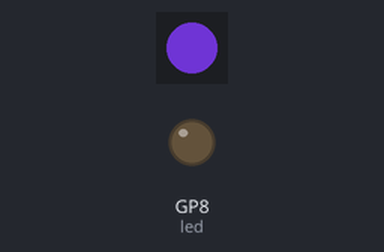
A program run on a simulated Raspberry Pi Pico running MicroPython. Shown: 1 RGB LEDs in strip order, left to right, output pins drawn as LEDs (lit = HIGH). Dim RGB values are drawn brighter than linear; random numbers come from a fixed seed.

Above: at 2.1 s.
At 11.1 s:
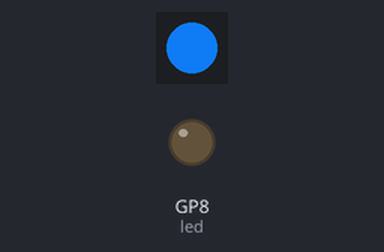
At 19.1 s:
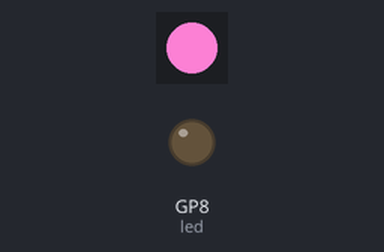
At 39.1 s:
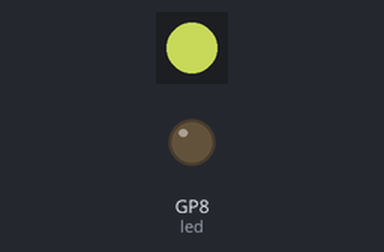
Timing chart, 0 to 40.0 s (numbered marks = the images above):
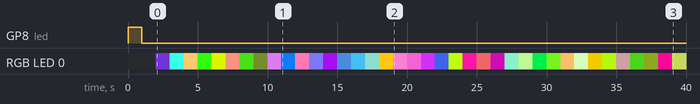

Measured:
- by itself, RGB LED 0: off → RGB(68, 32, 130) at 2.0 s, → RGB(60, 253, 230) 1.0 s later, → RGB(241, 194, 107) 1.0 s later, → RGB(48, 249, 14) 1.0 s later, … (38 changes in this stretch)

The program:

lights.py
```python
from neopixel import NeoPixel
from machine import Pin
from random import randint
from utime import sleep_ms

DELAY = 1000

led = Pin(8, Pin.OUT)
light = Pin(0, Pin.OUT)
np = NeoPixel(light, 1)

led.value(1)
sleep_ms(DELAY)
led.value(0)
sleep_ms(DELAY)

while True:
    r = randint(0, 255)
    g = randint(0, 255)
    b = randint(0, 255)
    np[0] = (r, g, b)
    np.write()
    sleep_ms(DELAY)
```
